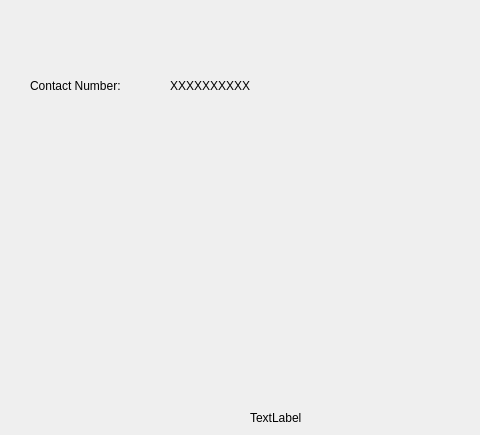
                         <widget class="QWidget" name="tab">
                          <attribute name="title">
                           <string>Helpline</string>
                          </attribute>
                          <widget class="QLabel" name="label_3">
                           <property name="geometry">
                            <rect>
                             <x>30</x>
                             <y>50</y>
                             <width>171</width>
                             <height>71</height>
                            </rect>
                           </property>
                           <property name="text">
                            <string>Contact Number:</string>
                           </property>
                          </widget>
                          <widget class="QLabel" name="label_5">
                           <property name="geometry">
                            <rect>
                             <x>170</x>
                             <y>40</y>
                             <width>301</width>
                             <height>91</height>
                            </rect>
                           </property>
                           <property name="text">
                            <string>XXXXXXXXXX</string>
                           </property>
                          </widget>
                          <widget class="QLabel" name="label_6">
                           <property name="geometry">
                            <rect>
                             <x>250</x>
                             <y>410</y>
                             <width>55</width>
                             <height>16</height>
                            </rect>
                           </property>
                           <property name="text">
                            <string>TextLabel</string>
                           </property>
                          </widget>
                         </widget>
